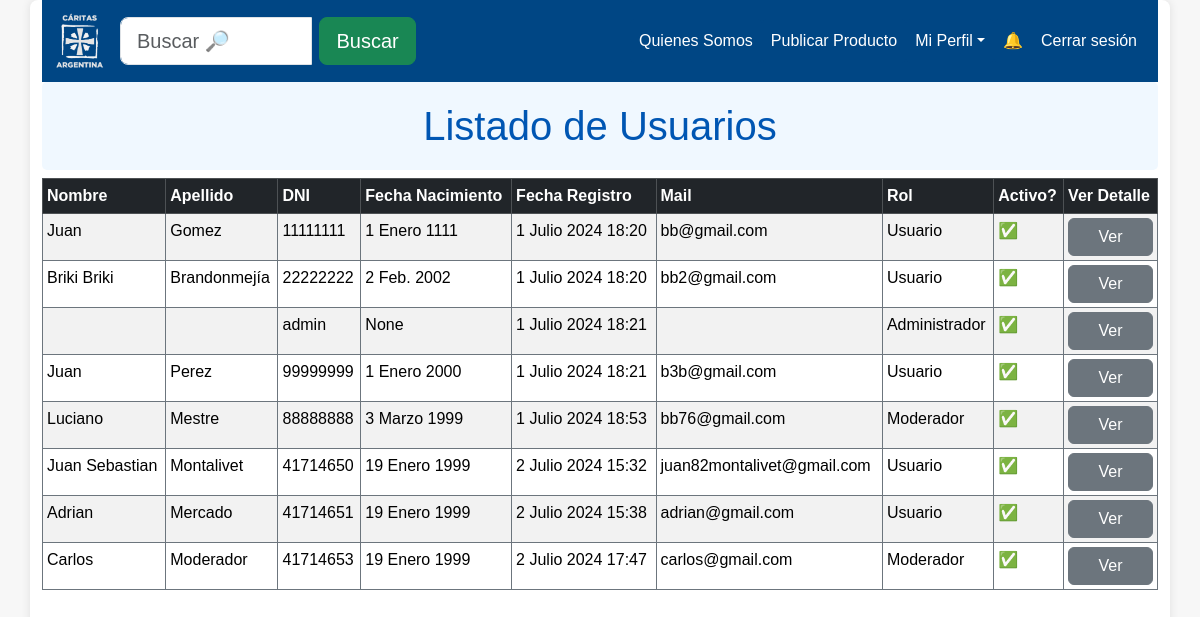
Before: /listar_usuarios (signed in) with the older database file.
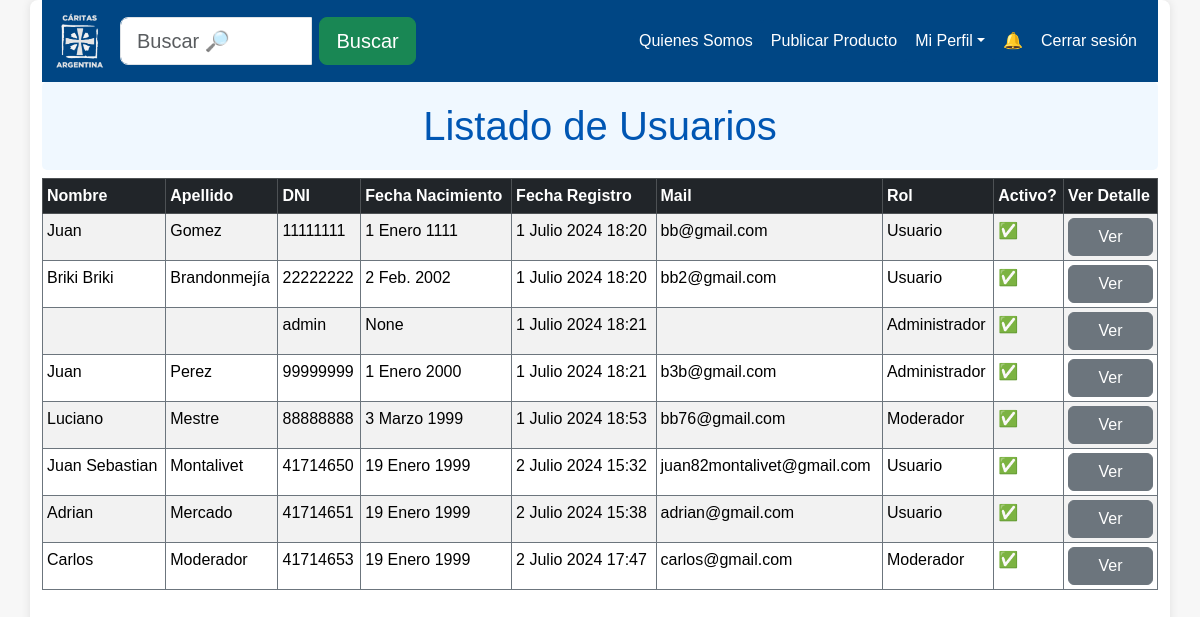
After: the same page with the newer database file.
### intercambios_caritas/models.py (models this page shows, shortened)
class Usuario(AbstractUser):
    telefono = models.CharField(max_length=20, blank=True)
    direccion = models.CharField(max_length=100, blank=True)
    nacimiento = models.DateField(blank=True, null=True)
    class Types(models.TextChoices):
        Administrador = "Administrador", "Administrador"
        Usuario = "Usuario", "Usuario"
        Moderador = "Moderador", "Moderador"
    rol = models.CharField(
        max_length=20, choices=Types.choices, default=Types.Usuario
    )
    class Filiales(models.TextChoices):
        CABA = 'CABA', 'CABA'
        Quilmes = 'Quilmes', 'Quilmes'
        Temperley = 'Temperley', 'Temperley'
        LaPlata = 'La Plata', 'La Plata'
    filial = models.CharField(
        max_length=20, choices=Filiales.choices, default=""
    )
    def __init__(self, *args, **kwargs):
        telefono = kwargs.pop('telefono', None)
        direccion = kwargs.pop('direccion', None)
        nacimiento = kwargs.pop('nacimiento', None)
        super().__init__(*args, **kwargs)
        if telefono is not None:
            self.telefono = telefono
        if direccion is not None:
            self.direccion = direccion
        if nacimiento is not None:
            self.nacimiento = nacimiento
    def isAdmin(self):
        return self.rol.upper() == 'ADMINISTRADOR'
    def isModerador(self):
        return self.rol.upper() == 'MODERADOR'
    def getRol(self):
        return self.rol

### intercambios_caritas/views.py (the view)
# urls.py: path('listar_usuarios', views.listar_usuarios, name="listar_usuarios"),
@login_required
def listar_usuarios(request):
    usuarios = Usuario.objects.all()
    return render(request, 'administracion_usuarios/listar_usuarios.html', {'usuarios': usuarios})

### templates/administracion_usuarios/listar_usuarios.html
{% extends 'layouts/base.html' %}
{% block content %}
{% include 'layouts/navbar.html' %}
<h1 class="text-center custom-h1-bg mb-2">Listado de Usuarios</h1>
{% if usuarios %}
<div class="table-responsive">
  <table class="table table-striped table-hover table-bordered border-secondary table-sm">
    <thead class="table-dark">
      <tr>
        <th scope="col">Nombre</th>
        <th scope="col">Apellido</th>
        <th scope="col">DNI</th>
        <th scope="col">Fecha Nacimiento</th>
        <th scope="col">Fecha Registro</th>
        <th scope="col">Mail</th>
        <th scope="col">Rol</th>
        <th scope="col">Activo?</th>
        <th scope="col">Ver Detalle</th>
      </tr>
    </thead>
    <tbody>
      {% for usuario in usuarios %}
      <tr scope="row">
        <td>{{ usuario.first_name }}</td>
        <td>{{ usuario.last_name }}</td>
        <td>{{ usuario.username }}</td>
        <td>{{ usuario.nacimiento }}</td>
        <td>{{ usuario.date_joined }}</td>
        <td>{{ usuario.email }}</td>
        <td>{{ usuario.getRol }}</td>
        <td>{% if usuario.is_active %} ✅{% else %} ❌ {% endif %} </td>
        <td><a href="{% url 'ver_perfil' usuario.username %}" class="btn btn-secondary d-block">Ver</a></td>
      </tr>
      {% endfor %}
    </tbody>
  </table>
</div>
{% else %}
<p style="font-size: 1.2rem; color: #555; text-align: center; margin-top: 20px;">No hay usuarios para mostrar.</p>
{% endif %}
{% endblock %}

Changed rows visible on the page:
changed Usuario "Perez": getRol "Usuario" → "Administrador"
